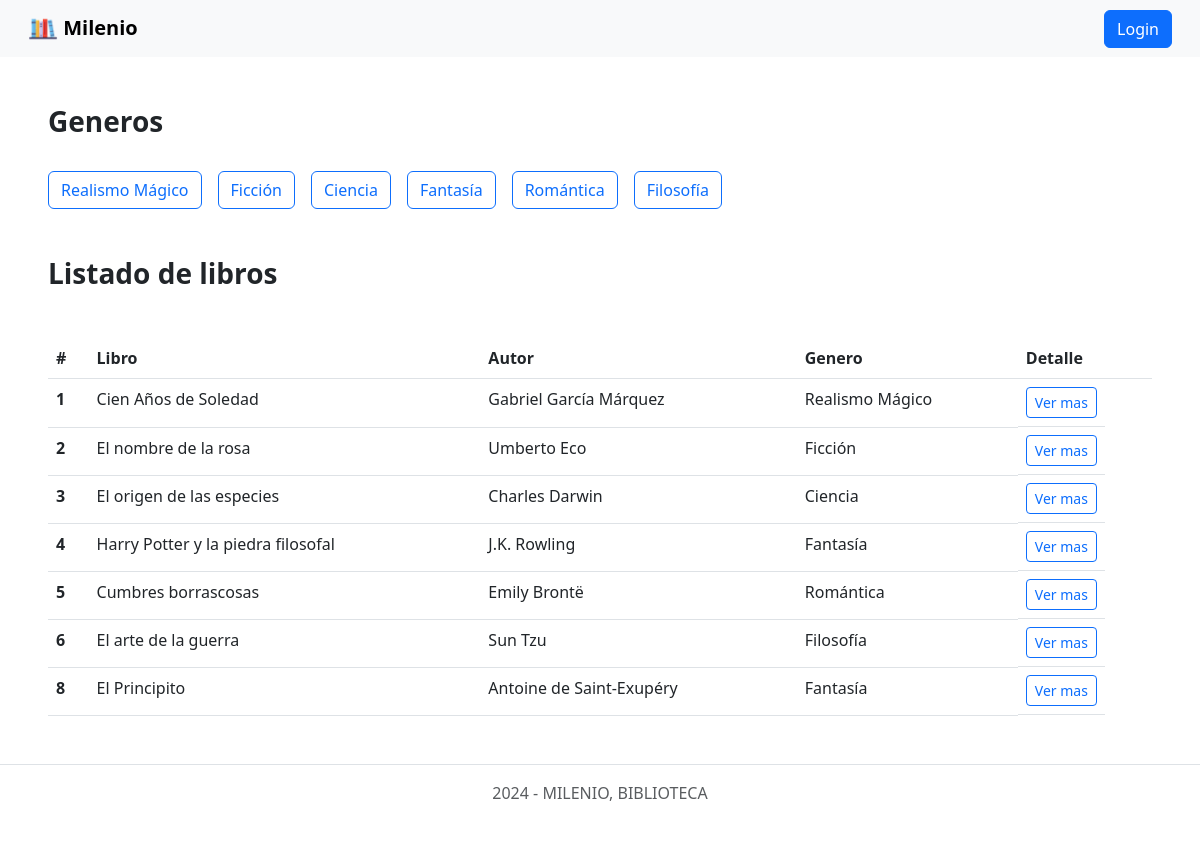
The page / on the database its author committed.
### tables this page shows
CREATE TABLE `libros` (
  `id_libro` int(11) NOT NULL,
  `nombre` varchar(50) NOT NULL,
  `autor` varchar(40) NOT NULL,
  `resena` text NOT NULL,
  `genero` varchar(40) NOT NULL
);

### app/controllers/catalogo.controller.php (called while the page is built, shortened)
<?php
require_once './app/models/catalogo.model.php';
class CatalogoController {
    private $model;
    public function __construct($res) {
        $this->model = new CatalogoModel();
    }
    public function showLibros() {
        $generos = $this->model->getGeneros();
        $libros = $this->model->getLibros();
        include_once 'templates/layout/header.phtml';
        include_once 'templates/generos.phtml';
        include_once 'templates/catalogo.phtml';
        include_once 'templates/layout/footer.phtml';
    }
}

### app/models/catalogo.model.php (called while the page is built, shortened)
<?php
class CatalogoModel {
    private $db;
    public function __construct() {
       $this->db = new PDO('mysql:host=localhost;dbname=milenio_db;charset=utf8', 'root', '');
    }
    public function getLibros() {
        $query = $this->db->prepare('SELECT * FROM libros');
        $query->execute();
        $libros = $query->fetchAll(PDO::FETCH_OBJ);
        return $libros;
    }
    public function getGeneros() {
        $query = $this->db->prepare('SELECT DISTINCT genero FROM libros');
        $query->execute();
        $generos = $query->fetchAll(PDO::FETCH_COLUMN);
        return $generos;
    }
}

### templates/catalogo.phtml (the view)
<?php
    include_once './app/models/catalogo.model.php';
?>
<div class="mx-5">
    <h2 class="fs-3 fw-bold mt-5">Listado de libros</h2>
    <table class="table mt-5">
        <thead>
            <tr>
                <th scope="col">#</th><th scope="col">Libro</th><th scope="col">Autor</th><th scope="col">Genero</th><th scope="col">Detalle</th>
            </tr>
        </thead>
        <tbody>
            <?php
                foreach($libros as $libro){
                    echo '
                        <tr>
                            <th scope="row">' . $libro->id_libro . '</th>
                            <td>' . $libro->nombre . '</td>
                            <td>' . $libro->autor . '</td>
                            <td>' . $libro->genero . '</td>
                            <td class="d-inline-flex gap-3">
                                <a href="detail/' . $libro->id_libro . '">
                                    <button type="button" class="btn btn-outline-primary btn-sm">Ver mas</button>
                                </a>
                            </td>
                        </tr>
                    ';
                }
            ?>
        </tbody>
    </table>
</div>

### router.php (shortened to what this page needs)
<?php
    require_once 'app/controllers/catalogo.controller.php';
    $res = new Response();
    if (!empty($_GET['action'])) {
        $action = $_GET['action'];
    } else {
        $action = 'home';
    }
    $params = explode('/', $action);
    switch ($params[0]) {
        case 'home':
            $controller = new CatalogoController($res);
            $controller->showLibros();
            break;
    }
?>

### templates/layout/header.phtml (shortened to what this page needs)
<!DOCTYPE html>
<html lang="en">
    <head>
        <link href="https://cdn.jsdelivr.net/npm/bootstrap@5.3.0-alpha1/dist/css/bootstrap.min.css" rel="stylesheet">
        <link rel="stylesheet" href="https://cdnjs.cloudflare.com/ajax/libs/bootstrap-icons/1.10.5/font/bootstrap-icons.min.css">
    </head>
    <nav class="navbar bg-body-tertiary px-3">
        <div class="container-fluid">
            <a class="navbar-brand fw-bold" href="home">
            <img src="<?php echo BASE_URL; ?>images/logo.png" alt="Logo" width="30" height="30" class="d-inline-block align-text-top">
                Milenio
            </a>
            <?php if(isset($_SESSION['email'])): ?>
                <span class="navbar-text"><?= $_SESSION['email'] ?></span>
                <a href="logout"><button type="button" class="btn btn-secondary">Logout</button></a>
            <?php else: ?>
                <a href="showLogin"><button type="button" class="btn btn-primary">Login</button></a>
            <?php endif; ?>
        </div>
    </nav>
<body>

### templates/generos.phtml (shortened to what this page needs)
<?php
    include_once './app/models/catalogo.model.php';
?>
    <h2 class="fs-3 fw-bold mt-5 ms-5">Generos</h2>
    <ul class="nav justify-content-start ms-5 mt-4 d-inline-flex gap-3">
        <?php foreach ($generos as $genero): ?>
            <li class="nav-item">
                <button type="button" class="btn btn-outline-primary"><?php echo $genero ?></button>
            </li>
        <?php endforeach; ?>
    </ul>

### templates/layout/footer.phtml (shortened to what this page needs)
    <footer class="d-flex flex-wrap justify-content-center align-items-center py-3 my-4 border-top mt-5">
        <div class="align-items-center">
            <span class="text-muted">2024 -  MILENIO, BIBLIOTECA</span>
        </div>
    </footer>
    </body>
</html>

### rows shown on the page
libros: id_libro "1", nombre "Cien Años de Soledad", autor "Gabriel García Márquez", genero "Realismo Mágico"
libros: id_libro "2", nombre "El nombre de la rosa", autor "Umberto Eco", genero "Ficción"
libros: id_libro "3", nombre "El origen de las especies", autor "Charles Darwin", genero "Ciencia"
libros: id_libro "4", nombre "Harry Potter y la piedra filosofal", autor "J.K. Rowling", genero "Fantasía"
libros: id_libro "5", nombre "Cumbres borrascosas", autor "Emily Brontë", genero "Romántica"
libros: id_libro "6", nombre "El arte de la guerra", autor "Sun Tzu", genero "Filosofía"
libros: id_libro "8", nombre "El Principito", autor "Antoine de Saint-Exupéry", genero "Fantasía"

### other values the page prints
$genero "Realismo Mágico"
$genero "Ficción"
$genero "Ciencia"
$genero "Fantasía"
$genero "Romántica"
$genero "Filosofía"
